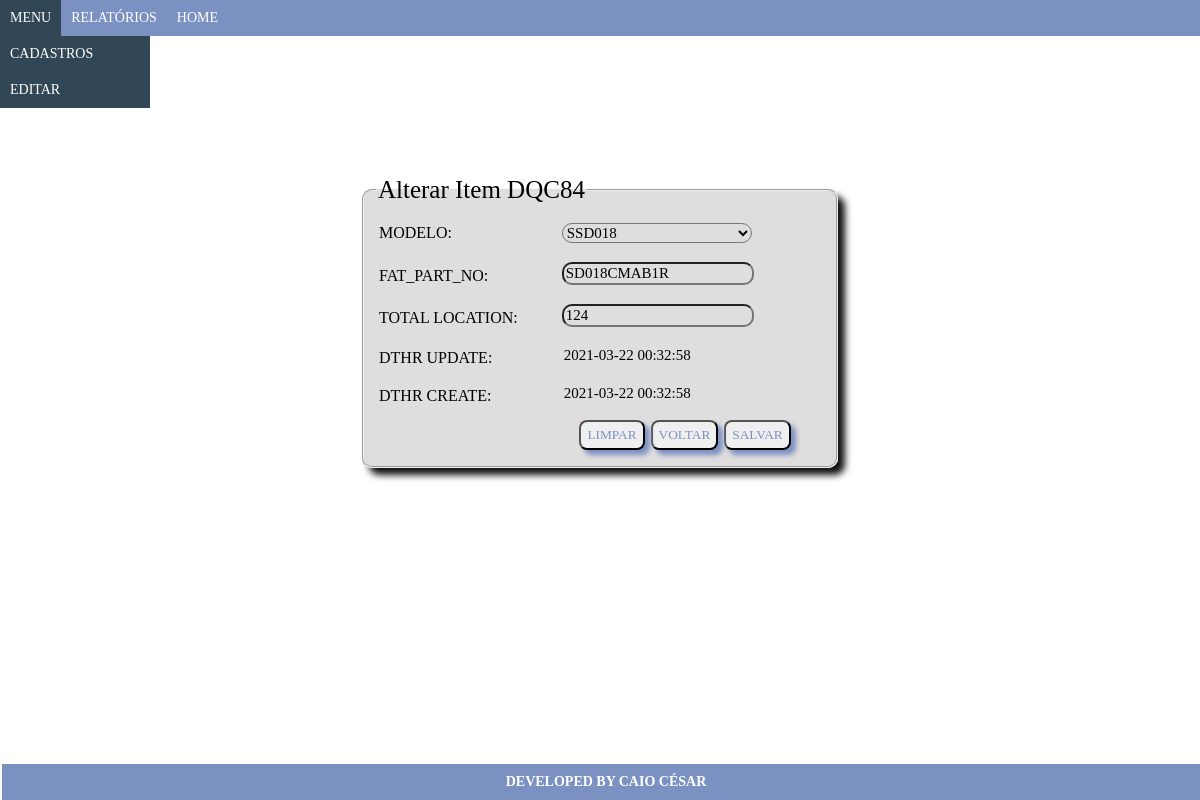
The page /view/alterarDqc84.php?acao=Alterar&idDqc84=1 on the database its author committed.
### tables this page shows
CREATE TABLE `dqc84` (
  `ID` int(11) NOT NULL,
  `MODEL` int(11) NOT NULL,
  `FAT_PART_NO` varchar(15) NOT NULL,
  `TOTAL_LOCATION` int(11) NOT NULL,
  `UPDATE_DT` datetime NOT NULL,
  `CREATE_DT` datetime NOT NULL
);

### conexao/conexao.php (called while the page is built, shortened)
<?php
function pegarConexao(){
	$conexao = new mysqli("localhost", "root", "", "testecalcomp");
	return $conexao;
}
?>

### view/alterarDqc84.php (the view, shortened to what this page needs)
<?php
include "../functions/funcoes.php";
?>
<!DOCTYPE html>
<html>
<head>
	<link rel="stylesheet" type="text/css" href="../css/css_altdqcmodel.css">
</head>
<body>
	<?php
	require_once "cabecalho.php";
	?>
	<form class="form" name="formcadfuncionario" method="post" action="../controller/controller_alterarDqc84.php" accept-charset="utf-8">
		<fieldset class="fieldset">
			<table>
				<legend class="legend">Alterar Item DQC84</legend>
				<tbody>
					<?php
					$idDqc84 = $_GET['idDqc84'];
					$sql= "select A.id, A.FAT_PART_NO, A.MODEL, A.TOTAL_LOCATION, A.UPDATE_DT, A.CREATE_DT
					from dqc84 A
					where A.id = $idDqc84
					order by a.ID;";
					$resultado= mysqli_query($conexao,$sql);
					while ($registro=mysqli_fetch_array($resultado)){
						$MODEL = $registro['MODEL'];
						$FAT_PART_NO = $registro['FAT_PART_NO'];
						$TOTAL_LOCATION = $registro['TOTAL_LOCATION'];
						$UPDATE_DT = $registro['UPDATE_DT'];
						$CREATE_DT = $registro['CREATE_DT'];
						?>
						<tr>
							<td><label class="label">MODELO:</label></td>
							<td>
								<?php
								RecuperaSelectModelByCodigo($MODEL);
								?>
							</td>
						</tr>
						<tr>
							<td><label class="label">FAT_PART_NO:</label></td>
							<td><input class="input" type="text" name="FAT_PART_NO" autocomplete="off" autofocus maxlength="15" title="15 no máximo caracteres" value="<?php echo $FAT_PART_NO; ?>"></td>
						</tr>
						<tr>
							<td><label class="label">TOTAL LOCATION:</label></td>
							<td><input class="input" type="text" name="TOTAL_LOCATION" autocomplete="off" value="<?php echo $TOTAL_LOCATION; ?>"></td>
						</tr>
						<tr>
							<td><label class="label">DTHR UPDATE:</label></td>
							<td><input class="input2" type="text" readonly="" name="UPDATE_DT" autocomplete="off"  title="Somente leitura" value="<?php echo $UPDATE_DT; ?>"></td>
						</tr>
						<tr>
							<td><label class="label">DTHR CREATE:</label></td>
							<td><input class="input2" type="text" readonly name="CREATE_DT" autocomplete="off"  title="Somente leitura" value="<?php echo $CREATE_DT; ?>"></td>
						</tr>
						<tr>
							<td colspan="2" align="center">
								<input class="submitlayout" type="submit" name="btsalvar" value="SALVAR">
								<input class="submitlayout" type="button" name="btvoltar" value="VOLTAR" onclick="location='http:../view/listDqc84.php';">
								<input class="submitlayout" type="reset" name="reset" value="LIMPAR">
							</td>
						</tr>
						<?php
					}
					?>
				</tbody>
			</table>
		</fieldset>
	</form>
	<?php
	require_once "rodape.php";
	?>
</body>
</html>

### functions/funcoes.php (shortened to what this page needs)
<?php
require_once "../conexao/conexao.php";
function RecuperaSelectModelByCodigo($idModel){
	echo "<select class='modelo' name='txtmodel' id='model'>";
	$sql = "select id, model from dqcmodel;";
	$query = mysqli_query(pegarConexao(),$sql);
	while ($vetormodel = mysqli_fetch_array($query)){
		$id = $vetormodel['id'];
		if($id == $idModel){
			echo "<option selected='selected' value='".$vetormodel['id']."'>".$vetormodel['model']."</option>";
		}else{
			echo "<option value='".$vetormodel['id']."'>".$vetormodel['model']."</option>";
		}
	}
	echo "</select>";
}
?>

### css/css_altdqcmodel.css (style rules this page uses)
.body { font-family: "Comic Sans MS"; }
.fieldset { display:flex; width: 40%; height: 40%; margin: 100px auto; border-radius: 10px; background-color: #dfdddd; box-shadow: 7px 7px 7px #111; }
.legend { font-size:25px; }
.input { margin: 5px 40px 10px; font-family: "Comic Sans MS"; font-size: 15px; border-radius: 10px; background: none; }
.input2 { margin: 5px 40px 10px; font-family: "Comic Sans MS"; font-size: 15px; border-radius: 10px; background: none; border: none; }
.submitlayout { height: 30px; margin: 3px; border-radius: 8px; color: #7a91c1; font-family: "Comic Sans MS"; box-shadow: 5px 5px 5px; float: right; }
.form { margin: 20px; padding: 20px; }
.modelo { width: 190px; font-family: "Comic Sans MS"; font-size: 15px; border-radius: 10px; background: none; margin: 10px 40px; }

### css/css_cabecalho.css (style rules this page uses)
body, .menu, .sub-menu { font-family: "Comic Sans MS"; margin: 0; padding: 0; }
.body { background-size: cover; }

### rows shown on the page
dqc84: FAT_PART_NO "SD018CMAB1R", TOTAL_LOCATION "124", UPDATE_DT "2021-03-22 00:32:58", CREATE_DT "2021-03-22 00:32:58"

### other values the page prints
form field txtmodel "SSD018"
